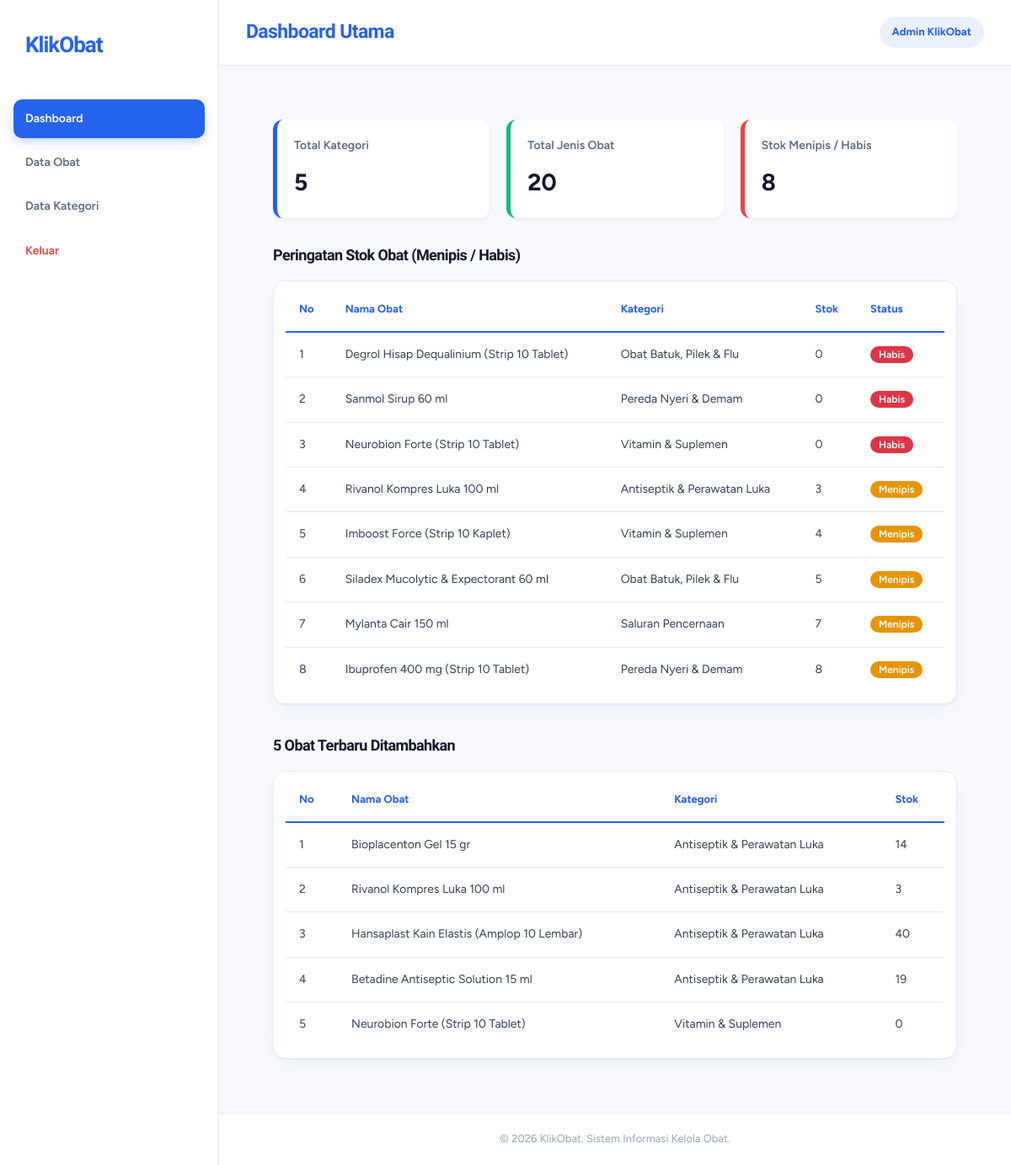
The page /admin/index.php (signed in) on the database its author committed.
### tables this page shows
CREATE TABLE `obat` (
  `id_obat` INT(11) NOT NULL AUTO_INCREMENT,
  `nama_obat` VARCHAR(150) NOT NULL,
  `id_kategori` INT(11) NOT NULL,
  `gambar` VARCHAR(255) NOT NULL DEFAULT 'default.jpg',
  `harga` DECIMAL(10, 2) NOT NULL DEFAULT 0.00,
  `stok` INT(11) NOT NULL DEFAULT 0,
  `indikasi` TEXT NOT NULL,
  `aturan_pakai` TEXT NOT NULL,
  `peringatan` TEXT NOT NULL,
  PRIMARY KEY (`id_obat`),
  KEY `idx_id_kategori` (`id_kategori`),
  KEY `idx_nama_obat` (`nama_obat`),
  CONSTRAINT `fk_obat_kategori`
    FOREIGN KEY (`id_kategori`)
    REFERENCES `kategori` (`id_kategori`)
    ON UPDATE CASCADE
    ON DELETE RESTRICT
);

CREATE TABLE `kategori` (
  `id_kategori` INT(11) NOT NULL AUTO_INCREMENT,
  `nama_kategori` VARCHAR(100) NOT NULL,
  PRIMARY KEY (`id_kategori`),
  UNIQUE KEY `uk_nama_kategori` (`nama_kategori`)
);

### backend/helper.php (called while the page is built, shortened)
<?php
function getStatusStok(int $stok): string
{
    if ($stok <= 0) {
        return 'Habis';
    }
    if ($stok <= 10) {
        return 'Menipis';
    }
    return 'Tersedia';
}

### admin/index.php (the view, shortened to what this page needs)
<?php
require_once '../config/koneksi.php';
require_once '../config/helper.php';
$q_kat = $conn->query("SELECT COUNT(*) as total FROM kategori");
$total_kategori = $q_kat ? $q_kat->fetch_assoc()['total'] : 0;
$q_obt = $conn->query("SELECT COUNT(*) as total FROM obat");
$total_obat = $q_obt ? $q_obt->fetch_assoc()['total'] : 0;
$q_semua_obat = $conn->query("SELECT stok FROM obat");
$stok_kritis = 0;
if ($q_semua_obat) {
    while ($row = $q_semua_obat->fetch_assoc()) {
        $status = getStatusStok((int)$row['stok']);
        if ($status === 'Menipis' || $status === 'Habis') {
            $stok_kritis++;
        }
    }
}
$sql_kritis = "SELECT o.*, k.nama_kategori FROM obat o
               JOIN kategori k ON o.id_kategori = k.id_kategori
               ORDER BY o.stok ASC";
$res_kritis = $conn->query($sql_kritis);
$daftar_kritis = [];
if ($res_kritis) {
    while ($r = $res_kritis->fetch_assoc()) {
        $st = getStatusStok((int)$r['stok']);
        if ($st === 'Menipis' || $st === 'Habis') {
            $daftar_kritis[] = $r;
        }
    }
}
$sql_terbaru = "SELECT o.*, k.nama_kategori FROM obat o
                JOIN kategori k ON o.id_kategori = k.id_kategori
                ORDER BY o.id_obat DESC LIMIT 5";
$res_terbaru = $conn->query($sql_terbaru);
require_once '../backend/admin/layout/header.php';
?>
<link rel="stylesheet" href="../frontend/assets/css/style.css">
<link rel="stylesheet" href="../frontend/assets/css/admin.css">
<div class="admin-content">
    <div style="display: grid; grid-template-columns: repeat(auto-fit, minmax(220px, 1fr)); gap: 20px; margin-bottom: 30px;">
        <div style="background: #fff; padding: 20px; border-radius: 12px; box-shadow: 0 2px 4px rgba(0,0,0,0.05); border-left: 5px solid var(--admin-primary);">
            <p style="margin: 0; color: var(--admin-secondary); font-size: 14px; font-weight: 600;">Total Kategori</p>
            <h3 style="margin: 10px 0 0 0; font-size: 28px; color: var(--admin-text);"><?= $total_kategori; ?></h3>
        </div>
        <div style="background: #fff; padding: 20px; border-radius: 12px; box-shadow: 0 2px 4px rgba(0,0,0,0.05); border-left: 5px solid #10b981;">
            <p style="margin: 0; color: var(--admin-secondary); font-size: 14px; font-weight: 600;">Total Jenis Obat</p>
            <h3 style="margin: 10px 0 0 0; font-size: 28px; color: var(--admin-text);"><?= $total_obat; ?></h3>
        </div>
        <div style="background: #fff; padding: 20px; border-radius: 12px; box-shadow: 0 2px 4px rgba(0,0,0,0.05); border-left: 5px solid #ef4444;">
            <p style="margin: 0; color: var(--admin-secondary); font-size: 14px; font-weight: 600;">Stok Menipis / Habis</p>
            <h3 style="margin: 10px 0 0 0; font-size: 28px; color: var(--admin-text);"><?= $stok_kritis; ?></h3>
        </div>
    </div>
    <div style="margin-bottom: 35px;">
        <h2 style="font-size: 18px; margin-bottom: 15px; color: var(--admin-text);">Peringatan Stok Obat (Menipis / Habis)</h2>
        <div class="admin-table-container">
            <table class="admin-table">
                <thead>
                    <tr>
                        <th>No</th>
                        <th>Nama Obat</th>
                        <th>Kategori</th>
                        <th>Stok</th>
                        <th>Status</th>
                    </tr>
                </thead>
                <tbody>
                    <?php if (!empty($daftar_kritis)): ?>
                        <?php $no = 1; foreach ($daftar_kritis as $row): ?>
                            <?php $status = getStatusStok((int)$row['stok']); ?>
                            <tr>
                                <td><?= $no++; ?></td>
                                <td><?= htmlspecialchars($row['nama_obat']); ?></td>
                                <td><?= htmlspecialchars($row['nama_kategori']); ?></td>
                                <td><?= (int)$row['stok']; ?></td>
                                <td>
                                    <span style="color: #fff; padding: 3px 10px; border-radius: 20px; font-size: 12px; font-weight: 600; background: <?= $status === 'Habis' ? '#dc3545' : '#e69500'; ?>">
                                        <?= $status; ?>
                                    </span>
                                </td>
                            </tr>
                        <?php endforeach; ?>
                    <?php else: ?>
                        <tr>
                            <td colspan="5" style="text-align: center; color: var(--admin-secondary); padding: 20px;">Semua stok obat dalam kondisi aman.</td>
                        </tr>
                    <?php endif; ?>
                </tbody>
            </table>
        </div>
    </div>
    <div>
        <h2 style="font-size: 18px; margin-bottom: 15px; color: var(--admin-text);">5 Obat Terbaru Ditambahkan</h2>
        <div class="admin-table-container">
            <table class="admin-table">
                <thead>
                    <tr>
                        <th>No</th>
                        <th>Nama Obat</th>
                        <th>Kategori</th>
                        <th>Stok</th>
                    </tr>
                </thead>
                <tbody>
                    <?php if ($res_terbaru && mysqli_num_rows($res_terbaru) > 0): ?>
                        <?php $no = 1; while ($row = mysqli_fetch_assoc($res_terbaru)): ?>
                            <tr>
                                <td><?= $no++; ?></td>
                                <td><?= htmlspecialchars($row['nama_obat']); ?></td>
                                <td><?= htmlspecialchars($row['nama_kategori']); ?></td>
                                <td><?= (int)$row['stok']; ?></td>
                            </tr>
                        <?php endwhile; ?>
                    <?php else: ?>
                        <tr>
                            <td colspan="4" style="text-align: center; color: var(--admin-secondary); padding: 20px;">Belum ada data obat.</td>
                        </tr>
                    <?php endif; ?>
                </tbody>
            </table>
        </div>
    </div>
</div>
<?php
require_once '../backend/admin/layout/footer.php';
?>

### frontend/assets/css/admin.css (style rules this page uses)
:root { --admin-primary: #2563EB; --admin-primary-dark: #1D4ED8; --admin-primary-soft: #EAF1FE; --admin-bg: #F7F9FC; --admin-white: #FFFFFF; --admin-text: #0F172A; --admin-secondary: #5B6B82; --admin-muted: #94A3B8; --admin-border: #E3E8F0; --admin-shadow: 0 1px 2px rgba(15, 23, 42, .04), 0 8px 24px -12px rgba(37, 99, 235, .14); }
* { margin: 0; padding: 0; box-sizing: border-box; }
body { font-family: 'Figtree', system-ui, sans-serif; background: var(--admin-bg); color: var(--admin-text); line-height: 1.6; -webkit-font-smoothing: antialiased; }
.admin-content { flex: 1; padding: 32px; }
.admin-content h2 { margin-bottom: 22px; font-family: 'Bricolage Grotesque', sans-serif; font-size: 25px; font-weight: 800; letter-spacing: -.6px; color: var(--admin-text); }
.admin-table-container { width: 100%; overflow-x: auto; padding: 8px 14px 14px; background: var(--admin-white); border: 1px solid var(--admin-border); border-radius: 14px; box-shadow: var(--admin-shadow); }
.admin-table { width: 100%; min-width: 550px; border-collapse: collapse; }
.admin-table th, .admin-table td { padding: 15px 16px; text-align: left; border-bottom: 1px solid var(--admin-border); font-size: 14px; }
.admin-table th { background: transparent; color: var(--admin-primary); font-size: 13px; font-weight: 700; border-bottom: 2px solid var(--admin-primary); }
.admin-table td { color: #334155; }
.admin-table tbody tr { transition: background .2s; }
.admin-table tbody tr:last-child td { border-bottom: none; }

### frontend/assets/css/style.css (style rules this page uses)
:root { --bg-app: #F4F7FB; --bg-surface: #FFFFFF; --bg-subtle: #F8FAFC; --primary: #2563EB; --primary-hover: #1D4ED8; --primary-soft: #EFF6FF; --text-main: #0F172A; --text-secondary: #64748B; --text-muted: #94A3B8; --border-soft: #E2E8F0; --shadow-card: 0 10px 30px -10px rgba(37, 99, 235, .06), 0 4px 12px -2px rgba(15, 23, 42, .03); --shadow-hover: 0 20px 38px -12px rgba(37, 99, 235, .13), 0 8px 16px -4px rgba(15, 23, 42, .05); --font-display: 'Bricolage Grotesque', 'Figtree', system-ui, sans-serif; --font-ui: 'Figtree', system-ui, sans-serif; }
* { box-sizing: border-box; margin: 0 }
html { scroll-behavior: smooth; scroll-padding-top: 90px }
body { font-family: var(--font-ui); font-size: 1rem; background: var(--bg-app); color: var(--text-main); line-height: 1.55; font-optical-sizing: auto; -webkit-font-smoothing: antialiased; text-rendering: optimizeLegibility }
h1, h2, .brand strong, .cta { font-family: var(--font-display); font-optical-sizing: auto }
h1, h2, h3, h4 { text-wrap: balance }

### rows shown on the page
obat: nama_obat "Degrol Hisap Dequalinium (Strip 10 Tablet)", id_kategori.nama_kategori "Obat Batuk, Pilek & Flu", stok "0", stok "Habis"
obat: nama_obat "Sanmol Sirup 60 ml", id_kategori.nama_kategori "Pereda Nyeri & Demam", stok "0", stok "Habis"
obat: nama_obat "Neurobion Forte (Strip 10 Tablet)", id_kategori.nama_kategori "Vitamin & Suplemen", stok "0", stok "Habis"
obat: nama_obat "Rivanol Kompres Luka 100 ml", id_kategori.nama_kategori "Antiseptik & Perawatan Luka", stok "3", stok "Menipis"
obat: nama_obat "Imboost Force (Strip 10 Kaplet)", id_kategori.nama_kategori "Vitamin & Suplemen", stok "4", stok "Menipis"
obat: nama_obat "Siladex Mucolytic & Expectorant 60 ml", id_kategori.nama_kategori "Obat Batuk, Pilek & Flu", stok "5", stok "Menipis"
obat: nama_obat "Mylanta Cair 150 ml", id_kategori.nama_kategori "Saluran Pencernaan", stok "7", stok "Menipis"
obat: nama_obat "Ibuprofen 400 mg (Strip 10 Tablet)", id_kategori.nama_kategori "Pereda Nyeri & Demam", stok "8", stok "Menipis"
obat: nama_obat "Bioplacenton Gel 15 gr", id_kategori.nama_kategori "Antiseptik & Perawatan Luka", stok "14"
obat: nama_obat "Hansaplast Kain Elastis (Amplop 10 Lembar)", id_kategori.nama_kategori "Antiseptik & Perawatan Luka", stok "40"
obat: nama_obat "Betadine Antiseptic Solution 15 ml", id_kategori.nama_kategori "Antiseptik & Perawatan Luka", stok "19"

### other values the page prints
$judulHalaman "Dashboard Utama"
$total_kategori "5"
$total_obat "20"
$stok_kritis "8"
